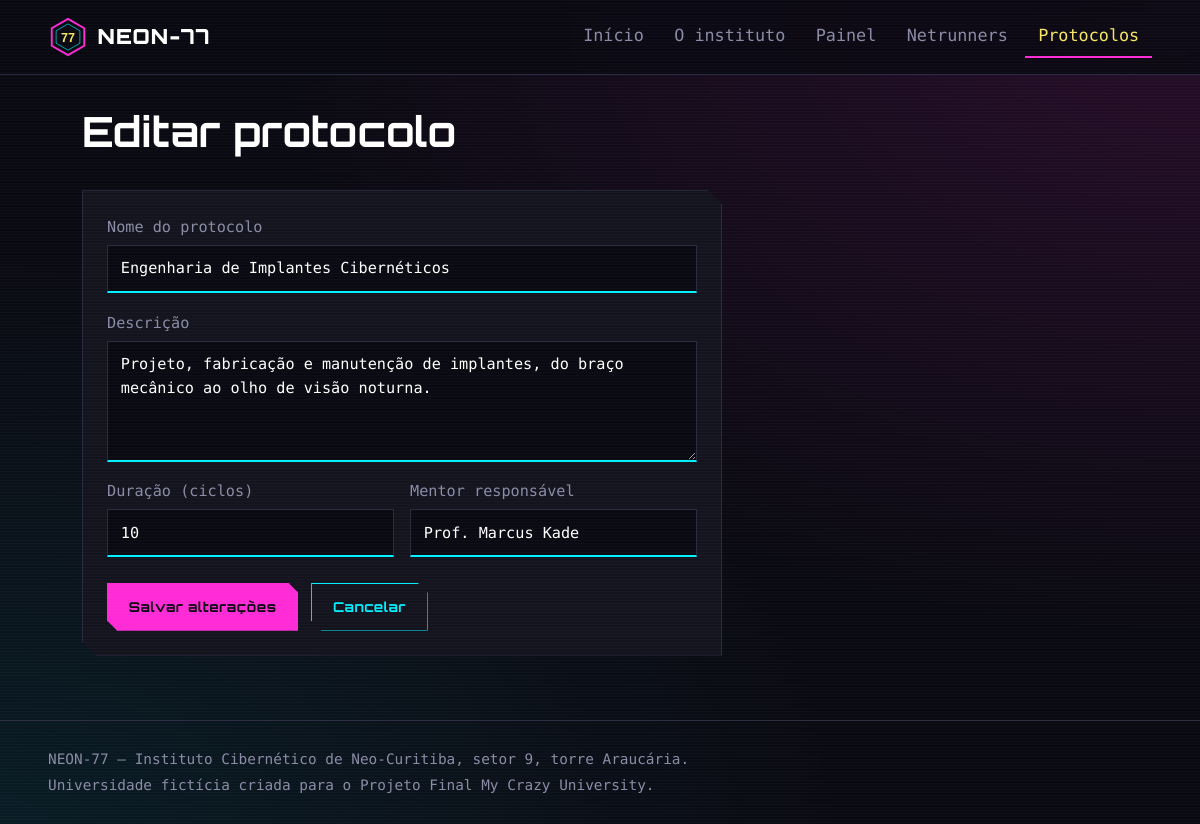
/protocolos/editar.php?id=2, run on the app's committed database.
### tables this page shows
CREATE TABLE protocolos (
    id INT AUTO_INCREMENT PRIMARY KEY,
    nome VARCHAR(100) NOT NULL,
    descricao TEXT NOT NULL,
    duracao_ciclos INT NOT NULL,
    mentor VARCHAR(100) NOT NULL,
    criado_em DATETIME DEFAULT CURRENT_TIMESTAMP
);

### includes/funcoes.php (called while the page is built, shortened)
<?php
function h($valor): string
{
    return htmlspecialchars((string) $valor, ENT_QUOTES, 'UTF-8');
}
function id_valido($valor): ?int
{
    $id = filter_var($valor, FILTER_VALIDATE_INT, ['options' => ['min_range' => 1]]);
    return $id === false ? null : $id;
}

### protocolos/form.php (the view, shortened to what this page needs)
<form class="painel formulario" method="post" action="<?= h($acaoFormulario) ?>" novalidate>
    <label>
        Nome do protocolo
        <input type="text" name="nome" maxlength="100" required value="<?= h($dados['nome']) ?>">
    </label>
    <label>
        Descrição
        <textarea name="descricao" rows="4" required><?= h($dados['descricao']) ?></textarea>
    </label>
    <div class="linha">
        <label>
            Duração (ciclos)
            <input type="number" name="duracao_ciclos" min="1" max="20" required value="<?= h($dados['duracao_ciclos']) ?>">
        </label>
        <label>
            Mentor responsável
            <input type="text" name="mentor" maxlength="100" required value="<?= h($dados['mentor']) ?>">
        </label>
    </div>
    <div class="acoes-form">
        <button class="botao botao-primario" type="submit"><?= h($textoBotao) ?></button>
        <a class="botao" href="listar.php">Cancelar</a>
    </div>
</form>

### css/style.css (style rules this page uses)
:root { --fundo: #0a0a12; --painel: #14141f; --painel-borda: #2a2a40; --magenta: #ff2bd6; --ciano: #00f0ff; --amarelo: #f5e663; --texto: #d9d9e8; --apagado: #8b8ba6; --perigo: #ff4d5e; --sucesso: #3dffa2; --corte: 14px; --fonte-titulo: 'Orbitron', 'Segoe UI', Arial, sans-serif; --fonte-texto: 'Share Tech Mono', 'Consolas', 'Courier New', monospace; }
* { box-sizing: border-box; }
body { margin: 0; min-height: 100vh; display: flex; flex-direction: column; background: radial-gradient(ellipse at top right, rgba(255, 43, 214, .12), transparent 55%), radial-gradient(ellipse at bottom left, rgba(0, 240, 255, .08), transparent 50%), var(--fundo); color: var(--texto); font-family: var(--fonte-texto); font-size: 1.05rem; line-height: 1.6; }
body::after { content: ""; position: fixed; inset: 0; pointer-events: none; background: repeating-linear-gradient(to bottom, rgba(255, 255, 255, .025) 0 1px, transparent 1px 3px); z-index: 100; }
a { color: var(--ciano); }
.painel, .chip, .mentores article, .atalhos a { background: var(--painel); border: 1px solid var(--painel-borda); clip-path: polygon(0 0, calc(100% - var(--corte)) 0, 100% var(--corte), 100% 100%, var(--corte) 100%, 0 calc(100% - var(--corte))); }
.painel { padding: 1.5rem; }
.botao { display: inline-block; font-family: var(--fonte-titulo); font-size: .85rem; font-weight: 700; letter-spacing: .04em; text-decoration: none; cursor: pointer; padding: .75rem 1.3rem; border: 1px solid var(--ciano); background: transparent; color: var(--ciano); clip-path: polygon(0 0, calc(100% - 10px) 0, 100% 10px, 100% 100%, 10px 100%, 0 calc(100% - 10px)); }
.botao-primario { background: var(--magenta); border-color: var(--magenta); color: #0a0a12; }
label { display: flex; flex-direction: column; gap: .35rem; color: var(--apagado); font-size: .95rem; }
input, select, textarea { font: inherit; color: #fff; background: var(--fundo); border: 1px solid var(--painel-borda); border-bottom: 2px solid var(--ciano); padding: .65rem .8rem; width: 100%; }
textarea { resize: vertical; }
.formulario { display: grid; gap: 1.1rem; max-width: 640px; }
.linha { display: grid; grid-template-columns: 1fr 1fr; gap: 1rem; }
.acoes-form { display: flex; flex-wrap: wrap; gap: .8rem; margin-top: .5rem; }

### data on the page
protocolos: nome "Engenharia de Implantes Cibernéticos", descricao "Projeto, fabricação e manutenção de implantes, do braço mecânico ao olho de visão noturna.", duracao_ciclos "10", mentor "Prof. Marcus Kade"

### other printed values
$textoBotao "Salvar alterações"
